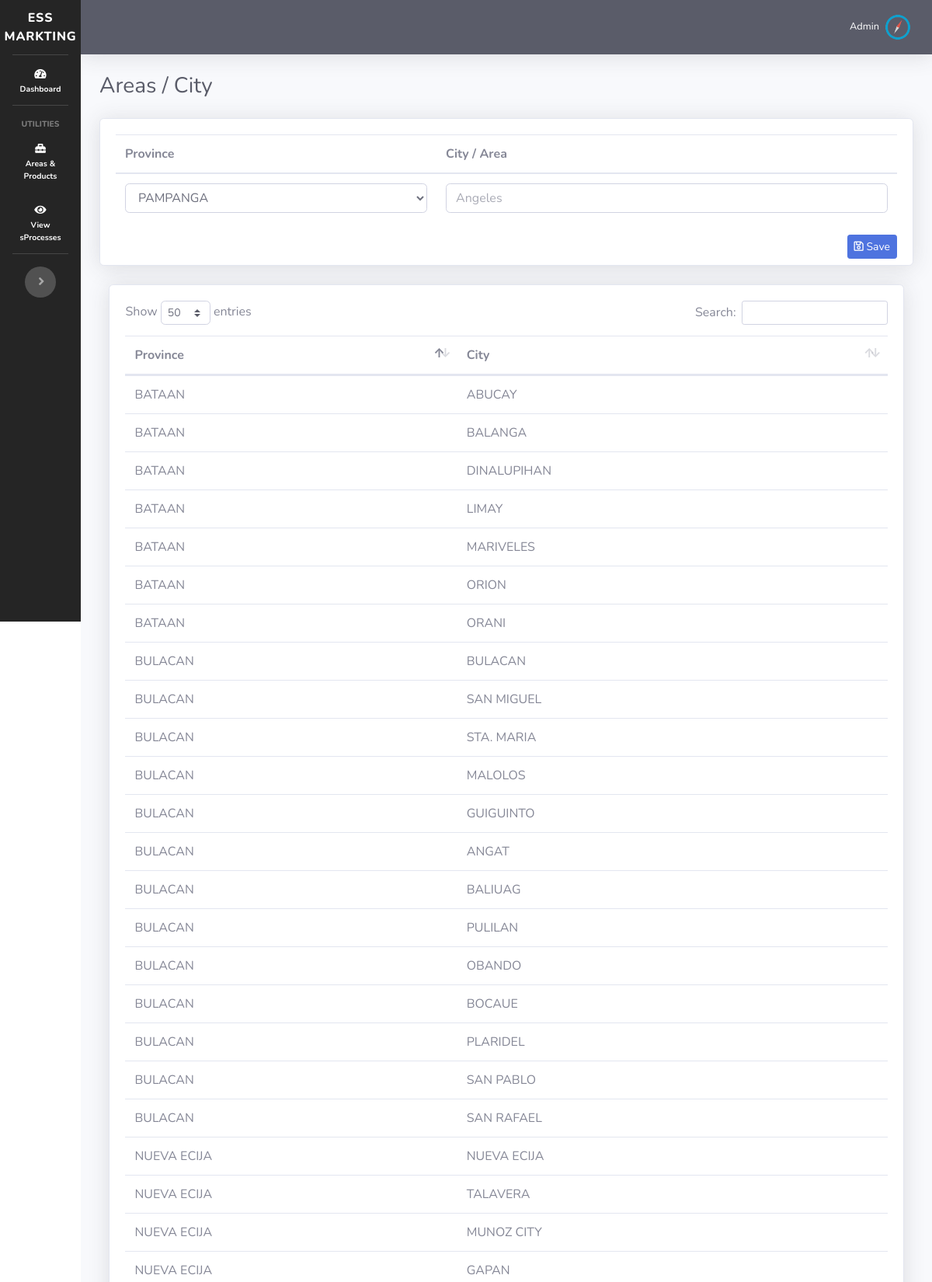
Screenshot of /areas.php (upper part) with the database file from the repository.
### tables this page shows
CREATE TABLE `areas` (
  `id` int(11) NOT NULL,
  `province` int(11) NOT NULL,
  `city` varchar(128) NOT NULL
);

CREATE TABLE `province` (
  `id` int(11) NOT NULL,
  `province_name` varchar(128) NOT NULL
);

### areas.php (the view, shortened to what this page needs)
<?php
require_once 'dbh.php';
include("sidebar.php");
$getProvinces = $mysqli->query('SELECT * FROM province') or die ($mysqli->error);
$getAreas = $mysqli->query('SELECT * FROM areas a
JOIN province p
ON p.id = a.province') or die ($mysqli->error);
?>
<div id="content-wrapper" class="d-flex flex-column">
    <div id="content">
        <?php
        include("topbar.php");
        ?>
        <div class="container-fluid">
            <div class="d-sm-flex align-items-center justify-content-between mb-4">
                <h1 class="h3 mb-0 text-gray-800">Areas / City</h1>
            </div>
            <div class="row">
                <div class="col-lg-12 mb-4">
                    <div class="card shadow mb-4">
                        <form action="process_province.php" method="POST" class="mb-1">
                            <div class="card-body">
                                <table class="table">
                                    <thead>
                                    <tr>
                                        <th>Province</th>
                                        <th>City / Area</th>
                                    </tr>
                                    </thead>
                                    <tbody>
                                    <tr>
                                        <td>
                                            <select class="form-control" name="province" required>
                                                <?php while($newProvince=$getProvinces->fetch_assoc()){ ?>
                                                <option value="<?php echo $newProvince['id']; ?>"><?php echo $newProvince['province_name']; ?></option>
                                                <?php } ?>
                                            </select>
                                        </td>
                                        <td>
                                            <input type="text" class="form-control" name="city" placeholder="Angeles" required>
                                        </td>
                                    </tr>
                                    </tbody>
                                </table>
                                <button type="submit" class="btn btn-primary btn-sm mb-1 float-right" name="save_city"><i class="far fa-save"></i> Save</button>
                        </form>
                    </div>
                </div>
                <div class="col-lg-12 mb-4">
                    <div class="card shadow mb-12" style="padding: 2%;">
                        <table class="table" id="areaDataTable">
                            <thead>
                            <tr>
                                <th>Province</th>
                                <th>City</th>
                            </tr>
                            </thead>
                            <tbody>
                            <?php while($newAreas=$getAreas->fetch_assoc()){ ?>
                                <tr>
                                    <td><?php echo $newAreas['province_name']; ?></td>
                                    <td><?php echo $newAreas['city']; ?></td>
                                </tr>
                            <?php }?>
                            </tbody>
                        </table>
                    </div>
                </div>
            </div>
        </div>
    </div>
</div>
<?php include("footer.php"); ?>

### sidebar.php (style rules this page uses)
::placeholder { opacity: 0.7 !important; }
body, input, textarea { scroll-behavior: smooth !important; }

### rows the page displays
areas: province.province_name "BULACAN", city "BULACAN"
areas: province.province_name "BULACAN", city "SAN MIGUEL"
areas: province.province_name "BULACAN", city "STA. MARIA"
areas: province.province_name "BULACAN", city "MALOLOS"
areas: province.province_name "BULACAN", city "GUIGUINTO"
areas: province.province_name "BULACAN", city "ANGAT"
areas: province.province_name "BULACAN", city "BALIUAG"
areas: province.province_name "BULACAN", city "PULILAN"
areas: province.province_name "BULACAN", city "OBANDO"
areas: province.province_name "BULACAN", city "BOCAUE"
areas: province.province_name "BULACAN", city "PLARIDEL"
areas: province.province_name "BULACAN", city "SAN PABLO"
areas: province.province_name "BULACAN", city "SAN RAFAEL"
areas: province.province_name "NUEVA ECIJA", city "NUEVA ECIJA"
areas: province.province_name "NUEVA ECIJA", city "TALAVERA"
areas: province.province_name "NUEVA ECIJA", city "MUNOZ CITY"
areas: province.province_name "NUEVA ECIJA", city "GAPAN"
areas: province.province_name "BATAAN", city "ABUCAY"
areas: province.province_name "BATAAN", city "BALANGA"
areas: province.province_name "BATAAN", city "DINALUPIHAN"
areas: province.province_name "BATAAN", city "LIMAY"
areas: province.province_name "BATAAN", city "MARIVELES"
areas: province.province_name "BATAAN", city "ORION"
areas: province.province_name "BATAAN", city "ORANI"

### other values shown
form field province "PAMPANGA"
